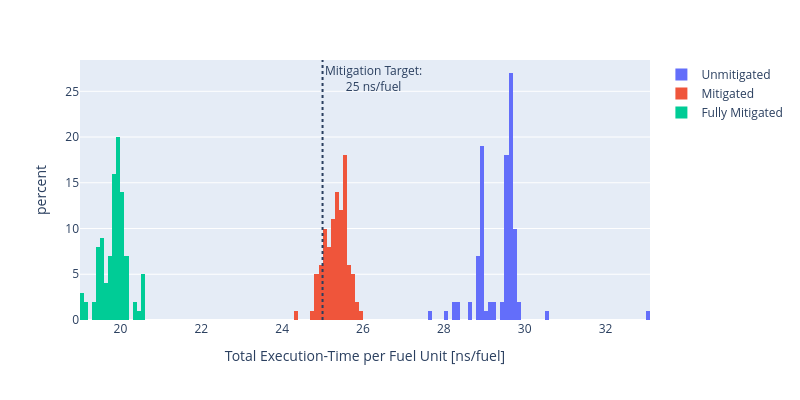

Write notebook code for a chart like this one.
### Code cell
avg_tpf=data.groupby(["i", "j", "k"]).tail(1).reset_index()
fig = plt.histogram(avg_tpf, x="avg_tpf", color="wctpf_label", histnorm='percent', nbins=200,
    labels={
        "avg_tpf": "Total Execution-Time per Fuel Unit [ns/fuel]",
        "wctpf_label": ""
        },width=800, height=400
)
fig.add_vline(x=25, line_dash="dot", annotation_text="Mitigation Target:<br>25 ns/fuel", annotation_position="top right")
fig.write_image("mitigation-hist.pdf")
fig

### Figure 1 — Plotly figure (JSON) as saved in the notebook; plotly's stock layout.template omitted (floating-point values rounded to 4 significant figures)
{"data": [{"bingroup": "x", "histnorm": "percent", "hovertemplate": "=Unmitigated<br>Total Execution-Time per Fuel Unit [ns/fuel]=%{x}<br>percent=%{y}<extra></extra>", "legendgroup": "Unmitigated", "marker": {"color": "#636efa", "pattern": {"shape": ""}}, "name": "Unmitigated", "nbinsx": 200, "orientation": "v", "showlegend": true, "type": "histogram", "x": [29.69, 29.69, 29.69, 29.58, 29.61, 28.95, 29.62, 29.0, 29.6, 28.28, 28.93, 29.52, 28.88, 29.58, 33.07, 29.76, 29.64, 28.94, 28.27, 28.93, 29.49, 29.59, 29.61, 29.63, 29.27, 29.58, 29.03, 29.58, 29.46, 29.59, 28.3, 29.71, 28.9, 29.61, 29.58, 29.78, 29.57, 29.63, 29.58, 29.62, 28.6, 28.92, 29.59, 29.27, 27.67, 29.71, 29.79, 29.59, 28.93, 29.59, 29.74, 28.92, 29.84, 29.58, 28.94, 29.65, 28.92, 29.62, 29.59, 29.62, 28.61, 29.65, 29.66, 29.72, 29.66, 29.85, 30.54, 28.85, 29.62, 28.88, 28.87, 29.61, 29.63, 28.94, 28.03, 28.93, 29.1, 29.62, 29.58, 28.34, 29.64, 28.93, 29.16, 29.7, 29.65, 28.92, 28.85, 29.59, 28.92, 29.65, 28.89, 28.92, 28.92, 29.61, 29.61, 28.91, 29.64, 28.9, 29.73, 29.76], "xaxis": "x", "yaxis": "y"}, {"bingroup": "x", "histnorm": "percent", "hovertemplate": "=Mitigated<br>Total Execution-Time per Fuel Unit [ns/fuel]=%{x}<br>percent=%{y}<extra></extra>", "legendgroup": "Mitigated", "marker": {"color": "#EF553B", "pattern": {"shape": ""}}, "name": "Mitigated", "nbinsx": 200, "orientation": "v", "showlegend": true, "type": "histogram", "x": [25.18, 25.61, 25.32, 25.44, 25.83, 25.26, 25.51, 25.79, 24.9, 25.37, 25.07, 25.19, 25.29, 25.67, 25.59, 25.28, 25.32, 25.71, 25.71, 25.06, 25.27, 25.38, 24.97, 25.53, 25.33, 25.52, 25.09, 25.85, 25.96, 25.45, 25.53, 25.12, 25.59, 25.39, 25.74, 24.86, 25.04, 25.22, 25.59, 25.5, 24.89, 25.09, 24.95, 25.54, 24.93, 25.58, 25.54, 24.84, 25.3, 25.59, 25.29, 25.59, 25.79, 25.63, 25.08, 25.44, 25.33, 25.48, 25.03, 24.97, 25.18, 25.39, 25.19, 24.79, 25.48, 25.05, 25.11, 25.52, 25.32, 25.6, 25.54, 25.32, 25.31, 25.38, 24.95, 25.45, 25.69, 25.48, 25.54, 25.53, 25.2, 25.07, 25.49, 25.49, 25.28, 25.27, 25.03, 25.62, 25.26, 25.18, 24.38, 25.5, 25.17, 25.49, 24.88, 25.22, 25.46, 25.31, 24.95, 25.45], "xaxis": "x", "yaxis": "y"}, {"bingroup": "x", "histnorm": "percent", "hovertemplate": "=Fully Mitigated<br>Total Execution-Time per Fuel Unit [ns/fuel]=%{x}<br>percent=%{y}<extra></extra>", "legendgroup": "Fully Mitigated", "marker": {"color": "#00cc96", "pattern": {"shape": ""}}, "name": "Fully Mitigated", "nbinsx": 200, "orientation": "v", "showlegend": true, "type": "histogram", "x": [19.5, 19.85, 19.41, 19.36, 19.88, 19.51, 19.38, 19.79, 19.88, 19.4, 19.73, 19.51, 19.9, 19.96, 19.58, 19.48, 19.48, 19.94, 20.02, 19.81, 19.12, 19.71, 19.47, 19.09, 19.5, 19.83, 19.06, 19.03, 19.1, 19.92, 19.72, 19.5, 20.03, 19.91, 19.88, 19.93, 19.77, 19.85, 19.48, 19.95, 19.93, 19.83, 20.12, 19.82, 20.1, 20.01, 20.05, 19.63, 19.9, 19.71, 20.06, 20.33, 20.16, 20.04, 20.37, 20.05, 20.51, 20.51, 19.6, 20.51, 19.7, 20.02, 20.11, 20.0, 20.07, 19.95, 20.56, 20.49, 19.6, 20.51, 20.1, 19.57, 19.58, 19.58, 19.9, 19.49, 19.97, 19.89, 19.83, 19.62, 19.97, 19.98, 19.87, 20.0, 19.92, 20.01, 19.99, 20.14, 19.89, 19.89, 19.92, 20.02, 19.98, 20.0, 20.11, 19.95, 19.93, 19.61, 19.95, 20.0], "xaxis": "x", "yaxis": "y"}], "layout": {"annotations": [{"showarrow": false, "text": "Mitigation Target:<br>25 ns/fuel", "x": 25, "xanchor": "left", "xref": "x", "y": 1, "yanchor": "top", "yref": "y domain"}], "barmode": "relative", "height": 400, "legend": {"title": {"text": ""}, "tracegroupgap": 0}, "margin": {"t": 60}, "shapes": [{"line": {"dash": "dot"}, "type": "line", "x0": 25, "x1": 25, "xref": "x", "y0": 0, "y1": 1, "yref": "y domain"}], "width": 800, "xaxis": {"anchor": "y", "domain": [0, 1], "title": {"text": "Total Execution-Time per Fuel Unit [ns/fuel]"}}, "yaxis": {"anchor": "x", "domain": [0, 1], "title": {"text": "percent"}}}}
